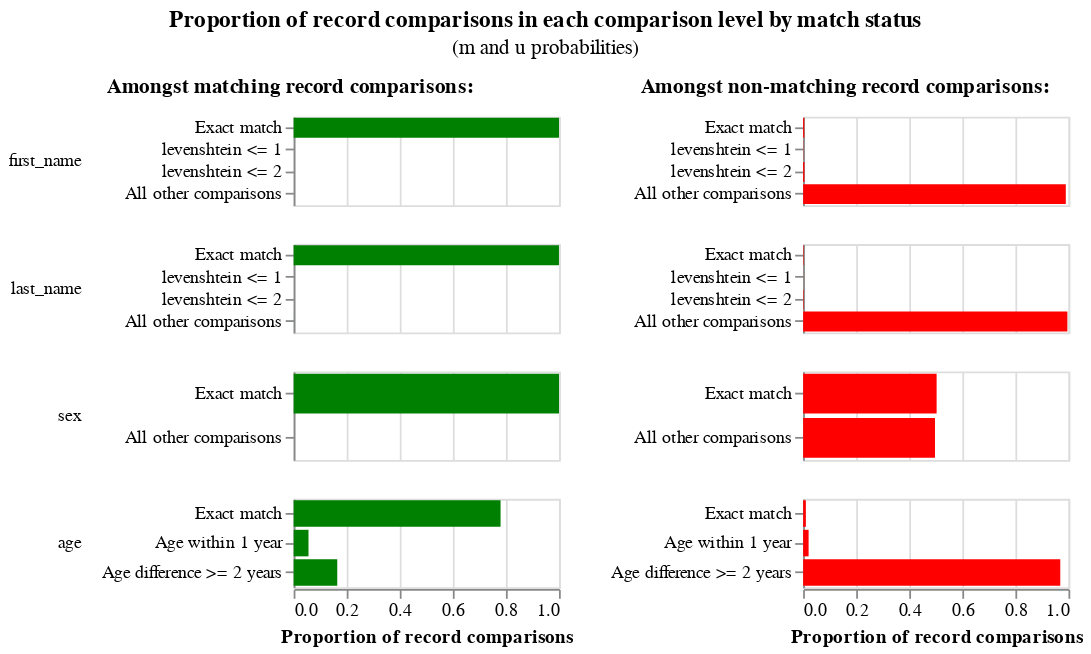

The notebook cell saved with this chart:
### Code cell
rule, session = next(rule_session)
print(rule)
session.m_u_values_interactive_history_chart()
